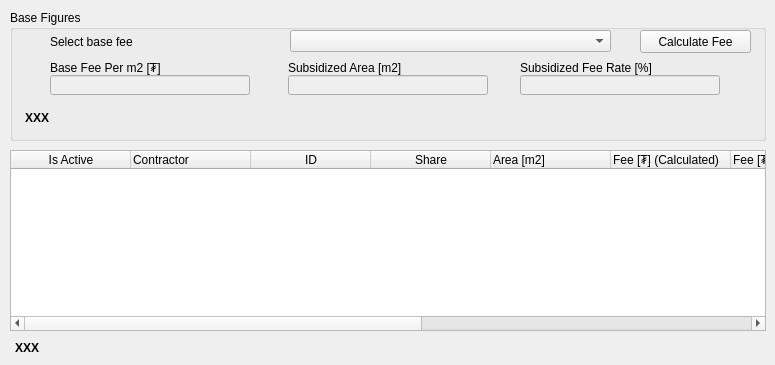
   <widget class="QWidget" name="tab_5">
    <attribute name="title">
     <string>Land Fee</string>
    </attribute>
    <widget class="QGroupBox" name="groupBox_6">
     <property name="geometry">
      <rect>
       <x>10</x>
       <y>10</y>
       <width>756</width>
       <height>131</height>
      </rect>
     </property>
     <property name="title">
      <string>Base Figures</string>
     </property>
     <widget class="QLineEdit" name="base_fee_edit">
      <property name="enabled">
       <bool>false</bool>
      </property>
      <property name="geometry">
       <rect>
        <x>40</x>
        <y>65</y>
        <width>200</width>
        <height>20</height>
       </rect>
      </property>
     </widget>
     <widget class="QLineEdit" name="subsidized_area_edit">
      <property name="enabled">
       <bool>false</bool>
      </property>
      <property name="geometry">
       <rect>
        <x>278</x>
        <y>65</y>
        <width>200</width>
        <height>20</height>
       </rect>
      </property>
     </widget>
     <widget class="QLineEdit" name="subsidized_fee_rate_edit">
      <property name="enabled">
       <bool>false</bool>
      </property>
      <property name="geometry">
       <rect>
        <x>510</x>
        <y>65</y>
        <width>200</width>
        <height>20</height>
       </rect>
      </property>
     </widget>
     <widget class="QLabel" name="label_27">
      <property name="geometry">
       <rect>
        <x>40</x>
        <y>50</y>
        <width>200</width>
        <height>16</height>
       </rect>
      </property>
      <property name="text">
       <string>Base Fee Per m2 [₮]</string>
      </property>
     </widget>
     <widget class="QLabel" name="label_28">
      <property name="geometry">
       <rect>
        <x>278</x>
        <y>50</y>
        <width>200</width>
        <height>16</height>
       </rect>
      </property>
      <property name="text">
       <string>Subsidized Area [m2]</string>
      </property>
     </widget>
     <widget class="QLabel" name="label_29">
      <property name="geometry">
       <rect>
        <x>510</x>
        <y>50</y>
        <width>220</width>
        <height>16</height>
       </rect>
      </property>
      <property name="text">
       <string>Subsidized Fee Rate [%]</string>
      </property>
     </widget>
     <widget class="QLabel" name="landfee_message_label1">
      <property name="geometry">
       <rect>
        <x>15</x>
        <y>100</y>
        <width>726</width>
        <height>16</height>
       </rect>
      </property>
      <property name="font">
       <font>
        <weight>75</weight>
        <bold>true</bold>
       </font>
      </property>
      <property name="text">
       <string>XXX</string>
      </property>
     </widget>
     <widget class="QComboBox" name="fee_zone_cbox">
      <property name="geometry">
       <rect>
        <x>280</x>
        <y>20</y>
        <width>321</width>
        <height>22</height>
       </rect>
      </property>
     </widget>
     <widget class="QLabel" name="label_34">
      <property name="geometry">
       <rect>
        <x>40</x>
        <y>24</y>
        <width>200</width>
        <height>16</height>
       </rect>
      </property>
      <property name="text">
       <string>Select base fee</string>
      </property>
     </widget>
     <widget class="QPushButton" name="refresh_fee_button">
      <property name="geometry">
       <rect>
        <x>630</x>
        <y>20</y>
        <width>111</width>
        <height>23</height>
       </rect>
      </property>
      <property name="text">
       <string>Calculate Fee</string>
      </property>
     </widget>
    </widget>
    <widget class="QTableWidget" name="land_fee_twidget">
     <property name="geometry">
      <rect>
       <x>10</x>
       <y>150</y>
       <width>756</width>
       <height>181</height>
      </rect>
     </property>
     <attribute name="horizontalHeaderDefaultSectionSize">
      <number>120</number>
     </attribute>
     <column>
      <property name="text">
       <string>Is Active</string>
      </property>
     </column>
     <column>
      <property name="text">
       <string>Contractor</string>
      </property>
      <property name="textAlignment">
       <set>AlignLeft|AlignVCenter</set>
      </property>
     </column>
     <column>
      <property name="text">
       <string>ID</string>
      </property>
     </column>
     <column>
      <property name="text">
       <string>Share</string>
      </property>
     </column>
     <column>
      <property name="text">
       <string>Area [m2]</string>
      </property>
      <property name="textAlignment">
       <set>AlignLeft|AlignVCenter</set>
      </property>
     </column>
     <column>
      <property name="text">
       <string>Fee [₮] (Calculated)</string>
      </property>
      <property name="textAlignment">
       <set>AlignLeft|AlignVCenter</set>
      </property>
     </column>
     <column>
      <property name="text">
       <string>Fee [₮] (Contract)</string>
      </property>
      <property name="textAlignment">
       <set>AlignLeft|AlignVCenter</set>
      </property>
     </column>
     <column>
      <property name="text">
       <string>Grace Period</string>
      </property>
      <property name="textAlignment">
       <set>AlignLeft|AlignVCenter</set>
      </property>
     </column>
     <column>
      <property name="text">
       <string>Payment Frequency</string>
      </property>
      <property name="textAlignment">
       <set>AlignLeft|AlignVCenter</set>
      </property>
     </column>
     <column>
      <property name="text">
       <string>Zone Type</string>
      </property>
     </column>
     <column>
      <property name="text">
       <string>Zone No</string>
      </property>
     </column>
    </widget>
    <widget class="QLabel" name="landfee_message_label2">
     <property name="geometry">
      <rect>
       <x>15</x>
       <y>340</y>
       <width>746</width>
       <height>16</height>
      </rect>
     </property>
     <property name="font">
      <font>
       <weight>75</weight>
       <bold>true</bold>
      </font>
     </property>
     <property name="text">
      <string>XXX</string>
     </property>
    </widget>
   </widget>
